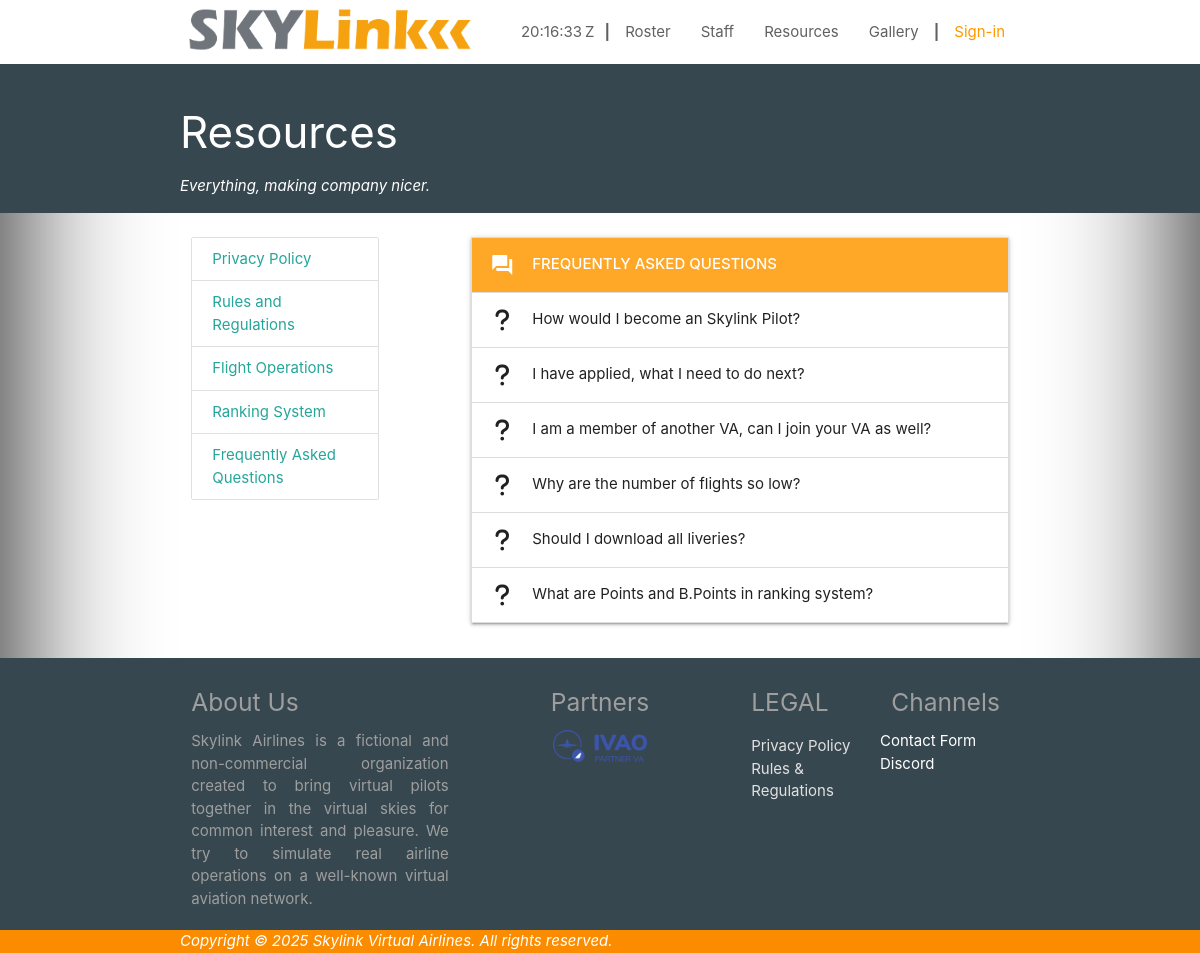
Screenshot of /a/resources/faq/ with the database file from the repository.
### app_airline/models.py (models this page shows, shortened)
class Airline (models.Model):
    isOnline                = models.BooleanField           ('Website is Online', default=True)
    airline_longName        = models.CharField              ('Airline Name', max_length=100, unique=True)
    airline_shortName       = models.CharField              ('Airline Short Name', max_length=20, unique=True, null=True, blank=True)
    airline_sloganFirstLine = models.CharField              ('Slogan First Line', max_length=100, null=True, blank=True,)
    airline_slogan          = models.CharField              ('Slogan',max_length=255, null=True, blank=True,)
    airline_about           = models.TextField              ('About', null=True, blank=True)
    airline_established     = models.DateField              ('Established on', null=True, blank=True)
    airline_icao            = models.CharField              ('ICAO Designator', max_length=3, unique=True)
    airline_iata            = models.CharField              ('IATA Designator', max_length=2, unique=True)
    airline_url             = models.URLField               ('URL')
    airline_email           = models.EmailField             ('E-mail', null=True, blank=True)
    airline_staff_email     = models.EmailField             ('E-mail (STAFF)', null=True, blank=True)
    airline_noreply_email   = models.EmailField             ('E-Mail (No Reply)', null=True, blank=True)
    airline_logo            = models.ImageField             ('Logo', upload_to='uploads/airline/images/main/logos', null=True, blank=True,
                                                                    help_text='Airline main logo for DARK backgrounds')
    airline_web_copyright   = models.CharField              ('Copyright', max_length=250, null=True, blank=True)
    airline_web_warning     = models.CharField              ('Web Warning', max_length=250, null=True, blank=True,
                                                                    help_text='Warning for not real airline' )
    class Meta:
        verbose_name ="Airline Setting"
        verbose_name_plural ="Airline Settings"

class Faq( models.Model):
    cat_name                = models.ForeignKey              (FaqCategories, on_delete=models.CASCADE, verbose_name='Category', null=True, blank=True)
    faq_order               = models.SmallIntegerField       ('Order', default=1)
    faq_question            = models.CharField               ('Question', max_length=250, null=True, blank=True)
    faq_answer              = models.TextField               ('Answer')
    class Meta:
        verbose_name ="FAQ - Frequently Asked Question"
        verbose_name_plural ="FAQ - Frequently Asked Questions"

class FaqCategories( models.Model):
    cat_order               = models.SmallIntegerField      ('Order', default=1)
    cat_name                = models.CharField              ('Category Name', max_length=100)
    cat_icon                = models.CharField              ('Category Icon', max_length=100, help_text="fontawesome icon or others")
    class Meta:
        verbose_name ="FAQ Category"
        verbose_name_plural ="FAQ Categories"

class Partnerships (models.Model):
    airline_shortName       = models.ForeignKey             (Airline, on_delete=models.CASCADE, verbose_name='Airline', null=True, blank=True)
    partner_order           = models.SmallIntegerField      ('Order', default=1)
    partner_longName        = models.CharField              ('Partner', max_length=100, unique=True)
    partner_shortName       = models.CharField              ('Partner Abbr.', max_length=10, unique=True)
    partner_logo            = models.ImageField             ('Partner Logo',upload_to='uploads/airline/images/main/partners', null=True, blank=True,
                                                                help_text='Canvas size: 450x150px')
    partner_URL             = models.URLField               ('Partner URL')
    partner_email           = models.EmailField             ('Partner E-mail', null=True, blank=True)
    partner_since           = models.DateField              ('Partner Since', null=True, blank=True)
    partner_active          = models.BooleanField           ('Partnership is approved', default=False)
    class Meta:
        verbose_name ="Partner"
        verbose_name_plural ="Partners"

### app_airline/views.py (the view)
# urls.py: path('resources/faq/', views.faq , name="faq"),
def faq (request):
    airline         = Airline.objects.all().first()
    partners        = Partnerships.objects.filter(airline_shortName=airline, partner_active=True)
    faq             = Faq.objects.all()
    context         = {
                        'airline':airline,
                        'partners':partners,
                        'faq':faq,
                    }
    template        = 'faq.html'
    return render(request, template, context)

### app_airline/templates/faq.html (shortened to what this page needs)
{% extends "resources.html" %}
{% load materializecss %}
{% block faq %}
<div id="faq" class="">
    <ul class="collapsible">
        <li>
            <div class="collapsible-header orange lighten-1 white-text"><i class="material-icons">question_answer</i><strong>FREQUENTLY ASKED QUESTIONS</strong></div>
        </li>
        {% for faq in faq  %}
        <li>
            <div class="collapsible-header">{{faq.cat_name.cat_icon}} {{faq.faq_question}}</div>
        </li>
        {% endfor %}
    </ul>
</div>
{% endblock faq %}

### templates/base.html (shortened to what this page needs)
<!DOCTYPE html>
{% load static %}
<html lang="tr">
<head>
<link rel="stylesheet" href="https://cdnjs.cloudflare.com/ajax/libs/materialize/1.0.0/css/materialize.css">
<link rel="stylesheet" href="https://cdnjs.cloudflare.com/ajax/libs/materialize/1.0.0-rc.1/css/materialize.min.css" />
<link rel="stylesheet" href="https://cdnjs.cloudflare.com/ajax/libs/font-awesome/6.5.2/css/all.min.css" />
<link rel="stylesheet" href="{% static 'css/base.css' %}">
<link rel="stylesheet" src="{% static 'materialize/css/materialize.css'%}">
</head>
<body class='white vignette'>
{% autoescape off %}
<header class=''>
    <nav class="white">
        <div class="nav-wrapper container">
            <a href="/" class="brand-logo grey-text"><img style="padding-top:0%;max-width:300px;height:auto; object-fit:cover;" src="{{airline.airline_logo.url}}" /></a>
            <ul class="right hide-on-med-and-down grey-text text-darken-2">
                {% if user.is_authenticated %}
                <li><span id="currentTime" style="padding-right:3px;"></span><span style="padding-right:10px;">Z</span></li>
                <li><b> | </b></li>
                <li><a href="{% url 'roster' %}" class="grey-text text-darken-2">Roster</a></li>
                <li><a href="{% url 'staff' %}" class="grey-text text-darken-2">Staff</a></li>
                <li><a href="{% url 'resources' %}" class="grey-text text-darken-2">Resources</a></li>
                <li><a href="{% url 'gallery' %}" class="grey-text text-darken-2">Gallery</a></li>
                <li><b> | </b></li>
                <li><a href="{% url 'dashboard' %}" class="grey-text text-darken-2">Dashboard</a></li>
                <li><b> | </b></li>
                {% for group in user.groups.all %}
                {% if group.name == 'STAFF' %}
                <li><a href="{% url 'office' %}" class="black-text">Office</a></li>
                <li><b> | </b></li>
                {% else %} {% endif %} {% endfor %}
                <li><a href="{% url 'signout' %}" class="orange-text">Logout</a></li>
                {% else %}
                <li><span id="currentTime" style="padding-right:3px;"></span><span style="padding-right:10px;">Z</span></li>
                <li><b> | </b></li>
                <li><a href="{% url 'roster' %}" class="grey-text text-darken-2">Roster</a></li>
                <li><a href="{% url 'staff' %}" class="grey-text text-darken-2">Staff</a></li>
                <li><a href="{% url 'resources' %}" class="grey-text text-darken-2">Resources</a></li>
                <li><a href="{% url 'gallery' %}" class="grey-text text-darken-2">Gallery</a></li>
                <li><b> | </b></li>
                <li><a href="{% url 'signin' %}" class="orange-text">Sign-in</a></li>
                {% endif %}
            </ul>
        </div>
    </nav>
</header>
<main>
        {% block resources %}                   {% endblock resources %}
</main>
<footer class="blue-grey darken-3">
  <div class="container" style="">
    <div class="row">
      <div class="col s12 m12 l4 xl4 grey-text">
        <h5 style="padding-bottom:.5vh;">About Us</h5>
        <div class="grey-text text-ligten-1 justify">
              {{airline.airline_about}}
        </div>
      </div>
      <div class="col s12 m12 l4 xl4 grey-text center-align">
        <h5 style="padding-bottom:.5vh;">Partners</h5>
        {% for partner in partners  %}
        <div class="col s12"><img src="{{partner.partner_logo.url}}" alt="" style="width:40%; height:auto; object-fit:contain;"></div>
        {% endfor %}
      </div>
      <div class="col s12 m12 l2 xl2 grey-text">
        <h5 style="padding-bottom:.5vh;">LEGAL</h5>
        <div class="grey-text text-lighten-2">
          <ul>
            <li><a href="{% url 'privacy' %}" class="grey-text text-lighten-2">Privacy Policy</a></li>
            <li><a href="{% url 'rules' %}" class="grey-text text-lighten-2">Rules & Regulations</a></li>
          </ul>
        </div>
      </div>
      <div class="col s12 m12 l2 xl2 grey-text">
        <h5 style="padding-bottom:.5vh;">Channels</h5></div>
        <div class="grey-text text-lighten-2">
          <ul>
            <li><a href="{% url 'contact' %}" class="white-text">Contact Form</a></li>
            <li><a href="https://discord.gg/bBthfVrgMm" class="white-text">Discord</a></li>
          </ul>
        </div>
      </div>
    </div>
  <div class="footer-copyright orange darken-1 grey-text text-lighten-4" style="">
    <div class="container">
    <i class="white-text">{{airline.airline_web_copyright}}</i>
    </div>
  </div>
</footer>
    {% endautoescape %}

### static/css/base.css (style rules this page uses)
body { display: flex; min-height: 100vh; flex-direction: column; }
main { flex: 1 0 auto; }
.justify { text-align: justify; text-justify: inter-word; }
.vignette { -moz-box-shadow: inset 0 0 10em #000; -webkit-box-shadow: inset 0 0 10em #000; box-shadow: inset 0 0 10em #000; top: 0; left: 0; width: 100%; height: 100%; z-index: 9999; margin:0;padding:0; }

### rows the page displays
Airline: airline_logo (picture), airline_about "Skylink Airlines is a fictional and non-commercial organization created to bring virtual pilots together in the virtual skies for common interest and pleasure. We try to simulate real airline operations on a well-known virtual aviation network.", airline_web_copyright "Copyright © 2025 Skylink Virtual Airlines. All rights reserved."
Faq: faq_question "How would I become an Skylink Pilot?"
Faq: faq_question "I have applied, what I need to do next?"
Faq: faq_question "I am a member of another VA, can I join your VA as well?"
Faq: faq_question "Why are the number of flights so low?"
Faq: faq_question "Should I download all liveries?"
Faq: faq_question "What are Points and B.Points in ranking system?"
Partnerships: partner_logo (picture)
